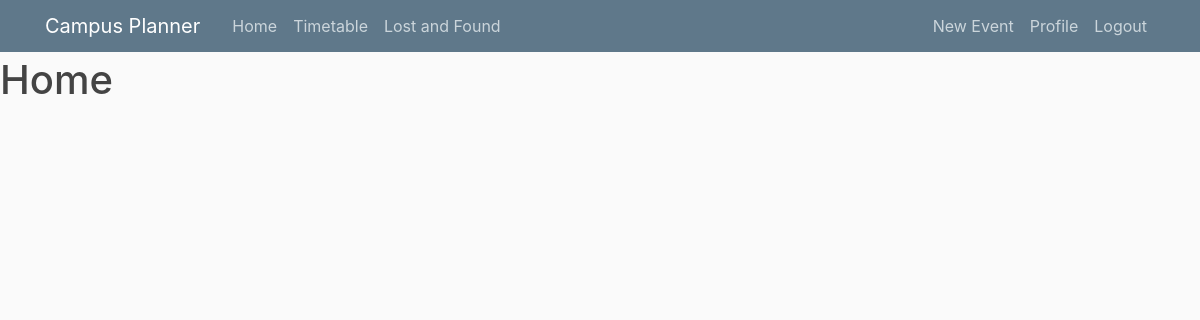
The app's page /home (signed in), older data.
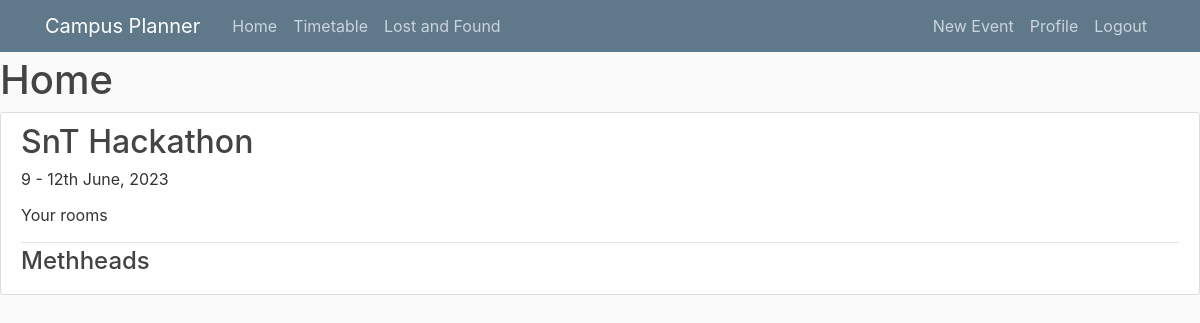
The same page, newer data.
### plan/models.py (models this page shows, shortened)
class event(models.Model):
    name = models.CharField(max_length=100)
    time = models.CharField(max_length=100)
    location = models.CharField(max_length=100)
    description = models.TextField()
    author = models.ForeignKey(User, on_delete=models.CASCADE)
    date_posted = models.DateTimeField(auto_now_add=True)

### plan/views.py (the view, shortened to what this page needs)
# urls.py: path('home', EventListView.as_view(), name='plan-home'),
class EventListView(LoginRequiredMixin,ListView):
    model = event
    template_name = 'plan/home.html'
    context_object_name = 'events'
    ordering = ['-date_posted']

### plan/templates/plan/home.html (shortened to what this page needs)
{% extends "plan/base.html" %} {% block content %}
<h1>Home</h1>
<h1>Home</h1>
{% for event in events %}
<article class="media content-section">
  <div class="media-body">
    <div class="article-metadata">
      <h2>
        <a class="article-title" href="{% url 'event-detail' event.id %}"
          >{{ event.name }}</a
        >
      </h2>
      <p><a class="mr-2">{{ event.time }} </a></p>
      <p><a class="mr-2">{{ event.location }}</a></p>
    </div>
    <h4>
      <a class="mr-2">{{ event.author }}</a>
    </h4>
  </div>
</article>
{% endfor %} {% endblock content %}

### plan/templates/plan/base.html (shortened to what this page needs)
{% load static %}
<!DOCTYPE html>
<html lang="en">
  <head>
    <link
      rel="stylesheet"
      href="https://cdn.jsdelivr.net/npm/bootstrap@4.0.0/dist/css/bootstrap.min.css"
    />
    <link
      rel="stylesheet"
      type="text/css"
      href="{% static 'plan/main.css' %}"
    />
    <link
      rel="stylesheet"
      type="text/css"
      href="{% static 'plan/global_lf.css' %}"
    />
    <link
      rel="stylesheet"
      type="text/css"
      href="{% static 'plan/index_lf.css' %}"
    />
  </head>
  <body>
    <header class="site-header">
      <nav class="navbar navbar-expand-md navbar-dark bg-steel fixed-top">
        <div class="container">
          <a class="navbar-brand mr-4" href="/home">Campus Planner</a>
          <div class="collapse navbar-collapse" id="navbarToggle">
            <div class="navbar-nav mr-auto">
              <a class="nav-item nav-link" href="/home">Home</a>
              <a class="nav-item nav-link" href="/timetable">Timetable</a>
              <a class="nav-item nav-link" href="/lostandfound"
                >Lost and Found</a
              >
            </div>
            <div class="navbar-nav">
              {% if user.is_authenticated %}
              <a class="nav-item nav-link" href="{% url 'event-create' %}">
                New Event</a
              >
              <a class="nav-item nav-link" href="/profile">Profile</a>
              <a class="nav-item nav-link" href="/logout">Logout</a>
              {% else %}
              <a class="nav-item nav-link" href="/login">Login</a>
              <a class="nav-item nav-link" href="/register">Register</a>
              {% endif %}
            </div>
          </div>
        </div>
      </nav>
    </header>
    {% block content %}{% endblock %}
  </body>
</html>

### plan/static/plan/main.css (style rules this page uses)
body { background: #fafafa; color: #333333; margin-top: 5rem; }
h1, h2, h3, h4, h5, h6 { color: #444444; }
.bg-steel { background-color: #5f788a; }
.site-header .navbar-nav .nav-link { color: #cbd5db; }
.content-section { background: #ffffff; padding: 10px 20px; border: 1px solid #dddddd; border-radius: 3px; margin-bottom: 20px; }
.article-title { color: #444444; }
.article-metadata { padding-bottom: 1px; margin-bottom: 4px; border-bottom: 1px solid #e3e3e3 }

### plan/static/plan/global_lf.css (style rules this page uses)
body { margin: 0; line-height: normal; }
:root { --font-inter: Inter; --font-size-29xl: 48px; --font-size-45xl: 64px; --font-size-17xl: 36px; --font-size-11xl: 30px; --font-size-5xl: 24px; --font-size-35xl: 54px; --font-size-53xl: 72px; --color-white: #fff; --color-dimgray-100: #625e5e; --color-black: #000; --color-gray-100: #908e8e; --color-gray-200: #202020; --color-gainsboro: #d9d9d9; --br-161xl: 180px; --br-81xl: 100px; --br-21xl: 40px; --br-xl: 20px; --br-31xl: 50px; --br-11xs: 2px; --br-11xl: 30px; }

Row changes from the older to the newer data that the page shows:
added event: name "SnT Hackathon", time "9 - 12th June, 2023", location "Your rooms", author "Methheads"
